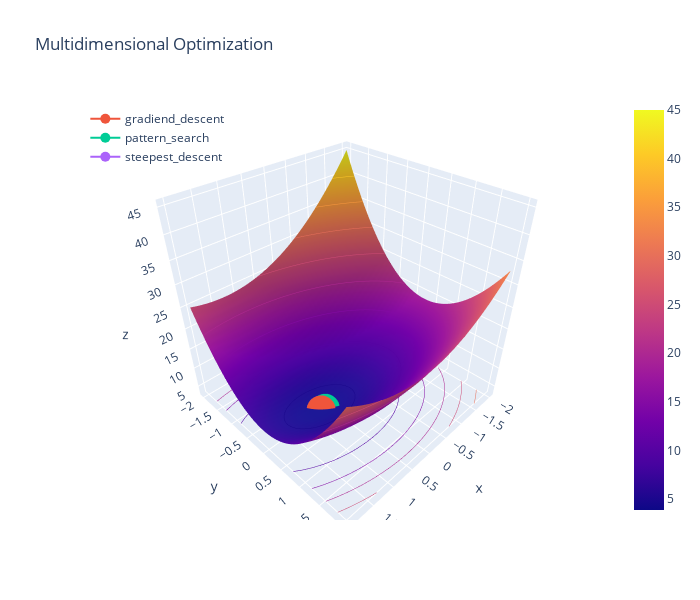

Write notebook code for a chart like this one.
### Code cell
# plot surface
x = np.linspace(-2, 2, 50)
y = x.copy()
xy = np.meshgrid(x, y)
z = f(xy)
 
fig = go.Figure(data=[go.Surface(x=x, y=y, z=z)])

fig.update_traces(contours_z=dict(show=True, usecolormap=True,
                                  highlightcolor="limegreen", project_z=True), name='surface')

# gradient descent
x, y, z = df['x1'].tail(1).values[0], df['x2'].tail(1).values[0], df['f'].tail(1).values[0]
fig.add_scatter3d(x=x.flatten(), y=y.flatten(), z=z.flatten(),
                  marker=dict(size=10), name='gradiend_descent')

# pattern_search
x, y, z = b[0], b[1], b[2]
fig.add_scatter3d(x=[x], y=[y], z=[z], 
                  marker=dict(size=10), name='pattern_search')

fig.update_layout(width=700, height=600,
                         title_text='Multidimensional Optimization', legend=dict(
    y=0.99,
    x=0.01
))

# steepest_descent
x, y, z = x_stepeest, y_stepeest, z_stepeest
fig.add_scatter3d(x=[x], y=[y], z=[z], 
                  marker=dict(size=10), name='steepest_descent')

fig.update_layout(width=700, height=600,
                         title_text='Multidimensional Optimization', legend=dict(
    y=0.99,
    x=0.01
))

### Figure 1 — Plotly figure (JSON) as saved in the notebook; plotly's stock layout.template omitted (floating-point values rounded to 4 significant figures; data arrays with more than 128 entries replaced by an {"elided": "..."} marker saying what was removed)
{"data": [{"contours": {"z": {"highlightcolor": "limegreen", "project": {"z": true}, "show": true, "usecolormap": true}}, "name": "surface", "type": "surface", "x": [-2, -1.918, -1.837, -1.755, -1.673, -1.592, -1.51, -1.429, -1.347, -1.265, -1.184, -1.102, -1.02, -0.9388, -0.8571, -0.7755, -0.6939, -0.6122, -0.5306, -0.449, -0.3673, -0.2857, -0.2041, -0.1224, -0.04082, 0.04082, 0.1224, 0.2041, 0.2857, 0.3673, 0.449, 0.5306, 0.6122, 0.6939, 0.7755, 0.8571, 0.9388, 1.02, 1.102, 1.184, 1.265, 1.347, 1.429, 1.51, 1.592, 1.673, 1.755, 1.837, 1.918, 2], "y": [-2, -1.918, -1.837, -1.755, -1.673, -1.592, -1.51, -1.429, -1.347, -1.265, -1.184, -1.102, -1.02, -0.9388, -0.8571, -0.7755, -0.6939, -0.6122, -0.5306, -0.449, -0.3673, -0.2857, -0.2041, -0.1224, -0.04082, 0.04082, 0.1224, 0.2041, 0.2857, 0.3673, 0.449, 0.5306, 0.6122, 0.6939, 0.7755, 0.8571, 0.9388, 1.02, 1.102, 1.184, 1.265, 1.347, 1.429, 1.51, 1.592, 1.673, 1.755, 1.837, 1.918, 2], "z": {"elided": "50x50 float values"}}, {"marker": {"size": 10}, "name": "gradiend_descent", "type": "scatter3d", "x": [0.7411], "y": [0.02604], "z": [3.872]}, {"marker": {"size": 10}, "name": "pattern_search", "type": "scatter3d", "x": [0.655], "y": [0.05], "z": [3.888]}, {"marker": {"size": 10}, "name": "steepest_descent", "type": "scatter3d", "x": [0.7417], "y": [0.02535], "z": [3.872]}], "layout": {"height": 600, "legend": {"x": 0.01, "y": 0.99}, "title": {"text": "Multidimensional Optimization"}, "width": 700}}
